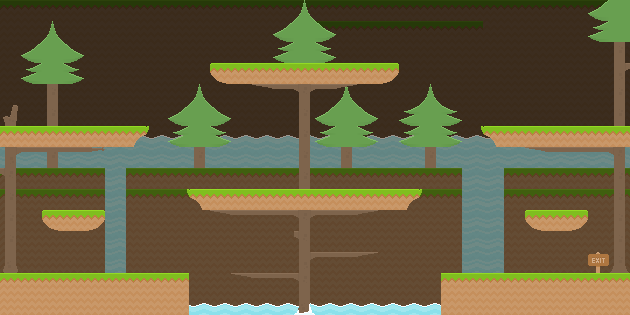

Tiled map render using the project's own tile images. Description and the whole map definition, tile-layer contents included, below:
An orthogonal 30x15 tile map with 21x21 px tiles, 6 tile layers (Capa de patrones 6, Capa de patrones 4, Capa de patrones 5, Capa de patrones 1, ...).

<map version="1.4" tiledversion="1.4.2" orientation="orthogonal" renderorder="right-down" width="30" height="15" tilewidth="21" tileheight="21" infinite="0" nextlayerid="7" nextobjectid="1">
 <tileset firstgid="1" source="../bunker/sprites.tsx" />
 <layer id="6" name="Capa de patrones 6" width="30" height="15" opacity="0.3">
  <data encoding="csv">
124,124,124,124,124,124,124,124,124,124,124,124,124,124,124,124,124,124,124,124,124,124,124,124,124,124,124,124,124,124,
153,153,153,153,153,153,153,153,153,153,153,153,153,153,153,124,124,124,124,124,124,124,124,153,153,153,153,153,153,153,
153,153,153,153,153,153,153,153,153,153,153,153,153,153,153,153,153,153,153,153,153,153,153,153,153,153,153,153,153,153,
153,153,153,153,153,153,153,153,153,153,153,153,153,153,153,153,153,153,153,153,153,153,153,153,153,153,153,153,153,153,
153,153,153,153,153,153,153,153,153,153,153,153,153,153,153,153,153,153,153,153,153,153,153,153,153,153,153,153,153,153,
153,153,153,153,153,153,153,153,153,153,153,153,153,153,153,153,153,153,153,153,153,153,153,153,153,153,153,153,153,153,
0,0,0,0,0,0,153,153,153,153,153,153,153,153,153,153,153,153,153,153,153,153,153,153,0,0,0,0,0,0,
153,153,153,153,153,153,153,153,153,153,153,153,153,153,153,153,153,153,153,153,153,153,153,153,153,153,153,153,153,153,
0,0,0,0,0,153,0,0,0,0,0,0,0,0,0,0,0,0,0,0,0,0,153,153,0,0,0,0,0,0,
0,0,0,0,0,153,0,0,0,0,0,0,0,0,0,0,0,0,0,0,0,0,153,153,0,0,0,0,0,0,
0,0,0,0,0,153,0,0,0,0,0,0,0,0,0,0,0,0,0,0,0,0,153,153,0,0,0,0,0,0,
0,0,0,0,0,153,0,0,0,0,0,0,0,0,0,0,0,0,0,0,0,0,153,153,0,0,0,0,0,0,
0,0,0,0,0,153,0,0,0,0,0,0,0,0,0,0,0,0,0,0,0,0,153,153,0,0,0,0,254,0,
0,0,0,0,0,0,0,0,0,0,0,0,0,0,0,0,0,0,0,0,0,0,0,0,0,0,0,0,0,0,
0,0,0,0,0,0,0,0,0,0,0,0,0,0,0,0,0,0,0,0,0,0,0,0,0,0,0,0,0,0
</data>
 </layer>
 <layer id="4" name="Capa de patrones 4" width="30" height="15" opacity="0.5">
  <data encoding="csv">
0,0,0,0,0,0,0,0,0,0,0,0,0,0,0,0,0,0,0,0,0,0,0,0,0,0,0,0,0,0,
0,0,0,0,0,0,0,0,0,0,0,0,0,0,0,0,0,0,0,0,0,0,0,0,0,0,0,0,0,0,
0,0,0,0,0,0,0,0,0,0,0,0,0,0,0,0,0,0,0,0,0,0,0,0,0,0,0,0,0,0,
0,0,0,0,0,0,0,0,0,0,0,0,0,0,0,0,0,0,0,0,0,0,0,0,0,0,0,0,0,0,
0,0,0,0,0,0,0,0,0,0,0,0,0,0,0,0,0,0,0,0,0,0,0,0,0,0,0,0,0,0,
0,0,0,0,0,0,0,0,0,0,0,0,0,0,0,0,0,0,0,0,0,0,0,0,0,0,0,0,0,0,
12,12,12,12,12,12,12,12,12,12,12,12,12,12,12,12,12,12,12,12,12,12,12,12,12,12,12,12,12,12,
41,41,41,41,41,41,41,41,41,41,41,41,41,41,41,41,41,41,41,41,41,41,41,41,41,41,41,41,41,41,
124,124,124,124,124,41,124,124,124,124,124,124,124,124,124,124,124,124,124,124,124,124,41,41,124,124,124,124,124,124,
124,124,124,124,124,41,124,124,124,124,124,124,124,124,124,124,124,124,124,124,124,124,41,41,124,124,124,124,124,124,
153,153,153,153,153,41,153,153,153,153,153,153,153,153,153,153,153,153,153,153,153,153,41,41,153,153,153,153,153,153,
153,153,153,153,153,41,153,153,153,153,153,153,153,153,153,153,153,153,153,153,153,153,41,41,153,153,153,153,153,153,
153,153,153,153,153,41,153,153,153,153,153,153,153,153,153,153,153,153,153,153,153,153,41,41,153,153,153,153,153,153,
0,0,0,0,0,0,0,0,0,153,153,153,153,153,153,153,153,153,153,153,153,0,0,0,0,0,0,0,0,0,
0,0,0,0,0,0,0,0,0,153,153,153,153,153,153,153,153,153,153,153,153,0,0,0,0,0,0,0,0,0
</data>
 </layer>
 <layer id="5" name="Capa de patrones 5" width="30" height="15">
  <data encoding="csv">
0,0,0,0,0,0,0,0,0,0,0,0,0,0,0,0,0,0,0,0,0,0,0,0,0,0,0,0,0,0,
0,0,631,0,0,0,0,0,0,0,0,0,0,0,0,0,0,0,0,0,0,0,0,0,0,0,0,0,0,0,
0,639,640,641,0,0,0,0,0,0,0,0,0,0,0,0,0,0,0,0,0,0,0,0,0,0,0,0,0,0,
0,669,670,671,0,0,0,0,0,0,0,0,0,0,0,0,0,0,0,0,0,0,0,0,0,0,0,0,0,0,
0,0,634,0,0,0,0,0,0,631,0,0,0,0,0,0,631,0,0,0,631,0,0,0,0,0,0,0,0,0,
0,0,634,0,0,0,0,0,639,640,641,0,0,0,0,639,640,641,0,669,670,671,0,0,0,0,0,0,0,0,
0,0,0,0,0,0,0,0,669,670,671,0,0,0,0,669,670,671,0,669,670,671,0,0,0,0,0,0,0,0,
0,0,634,0,0,0,0,0,0,634,0,0,0,0,0,0,634,0,0,0,634,0,0,0,0,0,0,0,0,0,
0,0,0,0,0,0,0,0,0,0,0,0,0,0,0,0,0,0,0,0,0,0,0,0,0,0,0,0,0,0,
0,0,0,0,0,0,0,0,0,0,0,0,0,0,0,0,0,0,0,0,0,0,0,0,0,0,0,0,0,0,
0,0,0,0,0,0,0,0,0,0,0,0,0,0,0,0,0,0,0,0,0,0,0,0,0,0,0,0,0,0,
0,0,0,0,0,0,0,0,0,0,0,0,0,0,0,0,0,0,0,0,0,0,0,0,0,0,0,0,0,0,
0,0,0,0,0,0,0,0,0,0,0,0,0,0,0,0,0,0,0,0,0,0,0,0,0,0,0,0,0,0,
0,0,0,0,0,0,0,0,0,0,0,0,0,0,0,0,0,0,0,0,0,0,0,0,0,0,0,0,0,0,
0,0,0,0,0,0,0,0,0,0,0,0,0,0,0,0,0,0,0,0,0,0,0,0,0,0,0,0,0,0
</data>
 </layer>
 <layer id="1" name="Capa de patrones 1" width="30" height="15">
  <data encoding="csv">
0,0,0,0,0,0,0,0,0,0,0,0,0,0,0,0,0,0,0,0,0,0,0,0,0,0,0,0,639,640,
0,0,0,0,0,0,0,0,0,0,0,0,0,0,0,0,0,0,0,0,0,0,0,0,0,0,0,0,669,670,
0,0,0,0,0,0,0,0,0,0,0,0,0,0,0,0,0,0,0,0,0,0,0,0,0,0,0,0,0,634,
0,0,0,0,0,0,0,0,0,0,126,124,124,124,124,124,124,124,156,0,0,0,0,0,0,0,0,0,0,635,
0,0,0,0,0,0,0,0,0,0,0,0,0,0,0,0,0,0,0,0,0,0,0,0,0,0,0,0,0,634,
664,0,0,0,0,0,0,0,0,0,0,0,0,0,0,0,0,0,0,0,0,0,0,0,0,0,0,0,0,634,
124,124,124,124,124,124,154,121,0,0,0,0,0,0,0,0,0,0,0,0,0,0,151,152,124,124,124,124,124,124,
635,666,666,666,637,0,0,0,0,0,0,0,0,0,0,0,0,0,0,0,0,0,0,0,0,668,666,666,666,665,
665,0,0,0,0,0,0,0,0,0,0,0,0,0,0,0,0,0,0,0,0,0,0,0,0,0,0,0,0,634,
634,0,0,0,0,0,0,0,151,152,124,124,124,124,124,124,124,124,124,154,121,0,0,0,0,0,0,0,0,634,
634,0,126,124,156,0,0,0,0,0,0,0,0,0,0,0,0,0,0,0,0,0,0,0,0,126,124,156,0,634,
634,0,0,0,0,0,0,0,0,0,0,0,0,0,0,0,0,0,0,0,0,0,0,0,0,0,0,0,0,634,
634,0,0,0,0,0,0,0,0,0,0,0,0,0,0,0,0,0,0,0,0,0,0,0,0,0,0,0,254,632,
124,124,124,124,124,124,124,124,124,0,0,0,0,0,0,0,0,0,0,0,0,124,124,124,124,124,124,124,124,124,
153,153,153,153,153,153,153,153,153,12,12,12,12,12,12,12,12,12,12,12,12,153,153,153,153,153,153,153,153,153
</data>
 </layer>
 <layer id="2" name="Capa de patrones 2" width="30" height="15">
  <data encoding="csv">
0,0,0,0,0,0,0,0,0,0,0,0,0,0,631,0,0,0,0,0,0,0,0,0,0,0,0,0,0,0,
0,0,0,0,0,0,0,0,0,0,0,0,0,639,640,641,0,0,0,0,0,0,0,0,0,0,0,0,0,0,
0,0,0,0,0,0,0,0,0,0,0,0,0,669,670,671,0,0,0,0,0,0,0,0,0,0,0,0,0,0,
0,0,0,0,0,0,0,0,0,0,0,0,0,0,0,0,0,0,0,0,0,0,0,0,0,0,0,0,0,0,
0,0,0,0,0,0,0,0,0,0,0,0,0,0,635,0,0,0,0,0,0,0,0,0,0,0,0,0,0,0,
0,0,0,0,0,0,0,0,0,0,0,0,0,0,634,0,0,0,0,0,0,0,0,0,0,0,0,0,0,0,
0,0,0,0,0,0,0,0,0,0,0,0,0,0,634,0,0,0,0,0,0,0,0,0,0,0,0,0,0,0,
0,0,0,0,0,0,0,0,0,0,0,0,0,0,634,0,0,0,0,0,0,0,0,0,0,0,0,0,0,0,
0,0,0,0,0,0,0,0,0,0,0,0,0,0,634,0,0,0,0,0,0,0,0,0,0,0,0,0,0,0,
0,0,0,0,0,0,0,0,0,0,0,0,0,0,0,0,0,0,0,0,0,0,0,0,0,0,0,0,0,0,
0,0,0,0,0,0,0,0,0,0,0,0,0,0,635,666,666,667,0,0,0,0,0,0,0,0,0,0,0,0,
0,0,0,0,0,0,0,0,0,0,0,0,0,0,665,0,0,0,0,0,0,0,0,0,0,0,0,0,0,0,
662,0,0,0,0,0,0,0,0,0,0,0,0,0,635,666,666,667,0,0,0,0,0,0,0,0,0,0,0,0,
0,0,0,0,0,0,0,0,0,0,0,668,666,666,665,0,0,0,0,0,0,0,0,0,0,0,0,0,0,0,
0,0,0,0,0,0,0,0,0,0,0,0,0,0,663,0,0,0,0,0,0,0,0,0,0,0,0,0,0,0
</data>
 </layer>
 <layer id="3" name="Capa de patrones 3" width="30" height="15">
  <data encoding="csv">
0,0,0,0,0,0,0,0,0,0,0,0,0,0,0,0,0,0,0,0,0,0,0,0,0,0,0,0,0,0,
0,0,0,0,0,0,0,0,0,0,0,0,0,0,0,0,0,0,0,0,0,0,0,0,0,0,0,0,0,0,
0,0,0,0,0,0,0,0,0,0,0,0,0,0,0,0,0,0,0,0,0,0,0,0,0,0,0,0,0,0,
0,0,0,0,0,0,0,0,0,0,0,0,0,0,0,0,0,0,0,0,0,0,0,0,0,0,0,0,0,0,
0,0,0,0,0,0,0,0,0,0,0,0,668,666,665,666,667,0,0,0,0,0,0,0,0,0,0,0,0,0,
0,0,0,0,0,0,0,0,0,0,0,0,0,0,0,0,0,0,0,0,0,0,0,0,0,0,0,0,0,0,
0,0,0,0,0,0,0,0,0,0,0,0,0,0,0,0,0,0,0,0,0,0,0,0,0,0,0,0,0,0,
0,0,0,0,0,0,0,0,0,0,0,0,0,0,0,0,0,0,0,0,0,0,0,0,0,0,0,0,0,0,
0,0,0,0,0,0,0,0,0,0,0,0,0,0,0,0,0,0,0,0,0,0,0,0,0,0,0,0,0,0,
0,0,0,0,0,0,0,0,0,0,0,0,0,0,0,0,0,0,0,0,0,0,0,0,0,0,0,0,0,0,
0,0,0,0,0,0,0,0,0,0,668,666,666,666,665,0,0,0,0,0,0,0,0,0,0,0,0,0,0,0,
0,0,0,0,0,0,0,0,0,0,0,0,0,0,0,0,0,0,0,0,0,0,0,0,0,0,0,0,0,0,
0,0,0,0,0,0,0,0,0,0,0,0,0,0,0,0,0,0,0,0,0,0,0,0,0,0,0,0,0,0,
0,0,0,0,0,0,0,0,0,0,0,0,0,0,0,0,0,0,0,0,0,0,0,0,0,0,0,0,0,0,
0,0,0,0,0,0,0,0,0,0,0,0,0,0,0,0,0,0,0,0,0,0,0,0,0,0,0,0,0,0
</data>
 </layer>
</map>
